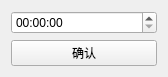
<?xml version="1.0" encoding="UTF-8"?>
<ui version="4.0">
 <class>Form</class>
 <widget class="QWidget" name="Form">
  <property name="geometry">
   <rect>
    <x>0</x>
    <y>0</y>
    <width>168</width>
    <height>70</height>
   </rect>
  </property>
  <property name="windowTitle">
   <string>Form</string>
  </property>
  <layout class="QGridLayout" name="gridLayout">
   <item row="1" column="0">
    <widget class="QTimeEdit" name="timeEdit"/>
   </item>
   <item row="2" column="0">
    <widget class="QPushButton" name="sure">
     <property name="text">
      <string>确认</string>
     </property>
    </widget>
   </item>
  </layout>
 </widget>
 <resources/>
 <connections/>
</ui>
